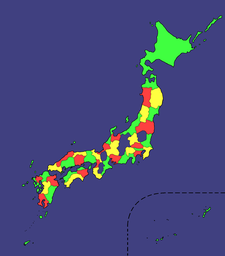
#> input picture fundamental_python/kadai1/japan-4colored.png, 225 x 256 px, shrunk from 1397 x 1593 before the run
$ python task1.py japan-4colored.png
#> lines starting #> are read from the running program, lines starting #| are printed output that depends on the picture
#> further down, image is the input picture: PIL image 225x256 RGB; mean R, G, B 69.8, 74.1, 121.5
from reportlib import search, graph, color
from PIL import Image
import sys

def propagate(X, CNF):
    done = False
    while not done:
        done = True
        for (P, N) in CNF:
            I = [ i for i in P if X[i] != False ] + \
                [ i for i in N if X[i] != True ]
            if I == []:
                return False
            i = I.pop()
            if I == [] and X[i] == None:
                X[i] = i in P
                done = False
    return True

def search(X, CNF):
    consistent = propagate(X, CNF)
    if not consistent:
        return None
    if not None in X:
        return X
    i = X.index(None)
    Y = X[:]
    Y[i] = True
    Z = search(Y, CNF)
    if Z != None:
        return Z
    X[i] = False
    return search(X, CNF)

def add_edge(E, x, y):
  if x != y and not (x, y) in E and not (y, x) in E:
    E.append((x,y))

def graph(image):
  (w, h) = image.size
#> w = 225; h = 256
  V = []
  E = []
  P = {}
  M = []
  for y in range(0, h):
    L = []
    for x in range(0, w):
      c = image.getpixel((x, y))
      if c != (0, 0, 0) and not c in P:
        P[c] = len(V)
        V.append((x, y))
      if c == (0, 0, 0):
        L.append(None)
      else:
        L.append(P[c])
    M.append(L)
#> after the loop, M = 256 items; P = 4311 items; V = 4311 pairs, first value 0 to 223, second value 0 to 255
  for y in range(0, h):
    for x in range(0, w):
      u = M[y][x]
      if u != None:
        for (x2, y2) in [(x + 3, y), (x, y + 3)]:
          if x2 < w and y2 < h:
            v = M[y2][x2]
            if v != None:
              add_edge(E, u, v)
  return (V, E)

file_path = sys.argv[1]

image = Image.open(file_path)
(P, E) = graph(image)
#> P has the same summary as V in graph; E = 14105 pairs, first value 0 to 4310, second value 0 to 4310

colors = [
  (0, 15, 93), (64,255,64), (255,64,64), (255,255,64),
  (64,255,255), (255,64,255)
]

def color(k):
#> called with k = 0
  global colors
  for i in range(len(colors), k + 1):
    while True:
      r = (255, 0, 0)
      g = (0, 255, 0)
      b = (0, 0, 255)
      c = (r, g, b)
      if not c in colors:
        colors.append(c)
        break
  return colors[k]

def making_color(a, b):
    color_list = []
    if isinstance(b, tuple):
        for i in range(0, len(b)):
            color_list.append(abs(a[i] - b[i]))
        return sum(color_list)

    else:
        return abs(a - b)

def map_coloring(image, coordinate, color):
#> called with coordinate = (0, 0), color = (0, 15, 93)
    next = None
    pic = image.load()
    a, b = coordinate
    background = pic[a, b]
#> background = (64, 64, 128)
    pic[a, b] = color
    graphs = {(a, b)}

    graphs_set = set()

    while graphs:
        new_graphs = set()
        for (a, b) in graphs:
            for (i, j) in ((a + 1, b), (a - 1, b), (a, b + 1), (a, b - 1)):
                if (i, j) in graphs_set or i < 0 or j < 0:
                    continue
                try:
                    p = pic[i, j]
                except (ValueError, IndexError):
                    pass
                else:
                    graphs_set.add((i, j))
                    if next is None:
                        filling = making_color(p, background) <= 0
                    else:
                        filling = p != color and p != next
                    if filling:
                        pic[i, j] = color
                        new_graphs.add((i, j))
        graphs_set = graphs
        graphs = new_graphs

map_coloring(image, P[0], color(0))
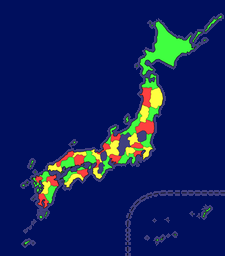
#> image: PIL image 225x256 RGB; mean R, G, B 16.2, 33, 92.1

image.save("a.png")
